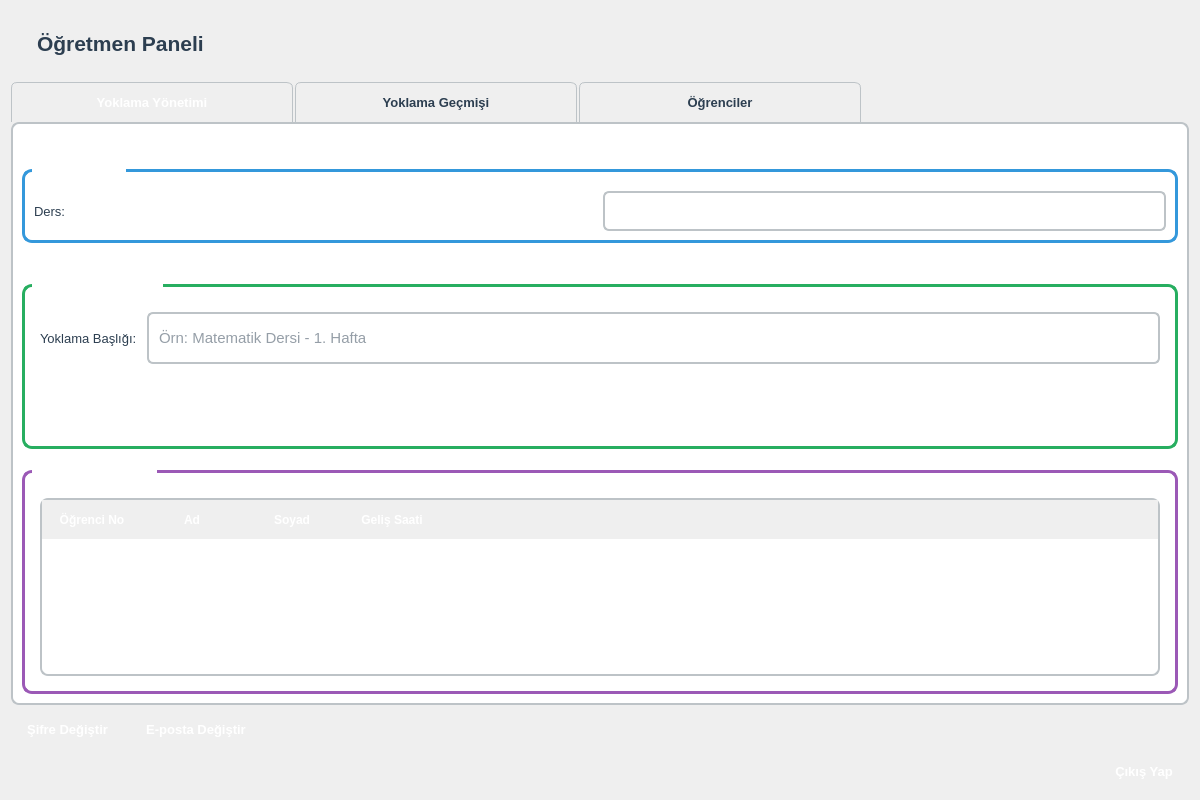
<?xml version="1.0" encoding="UTF-8"?>
<ui version="4.0">
 <class>TeacherWidget</class>
 <widget class="QWidget" name="TeacherWidget">
  <property name="geometry">
   <rect>
    <x>0</x>
    <y>0</y>
    <width>1200</width>
    <height>800</height>
   </rect>
  </property>
  <property name="minimumSize">
   <size>
    <width>900</width>
    <height>600</height>
   </size>
  </property>
  <property name="windowTitle">
   <string>Öğretmen Paneli</string>
  </property>
  <property name="styleSheet">
   <string notr="true">QWidget {
    background: qlineargradient(x1:0, y1:0, x2:1, y2:1,
                               stop:0 #f5f7fa, stop:1 #c3cfe2);
    color: #2c3e50;
    font-family: 'Segoe UI', Arial, sans-serif;
    font-size: 10pt;
}</string>
  </property>
  <layout class="QVBoxLayout" name="verticalLayout">
   <item>
    <widget class="QLabel" name="titleLabel">
     <property name="styleSheet">
      <string notr="true">font-size: 16pt; font-weight: bold; color: #2c3e50; margin: 10px; padding: 10px;</string>
     </property>
     <property name="text">
      <string>Öğretmen Paneli</string>
     </property>
    </widget>
   </item>
   <item>
    <widget class="QTabWidget" name="tabWidget">
     <property name="styleSheet">
      <string notr="true">QTabWidget::pane {
    border: 2px solid #bdc3c7;
    border-radius: 8px;
    background: white;
}

QTabBar::tab {
    background: qlineargradient(x1:0, y1:0, x2:0, y2:1,
                               stop:0 #ecf0f1, stop:1 #bdc3c7);
    border: 1px solid #bdc3c7;
    border-bottom: none;
    border-top-left-radius: 6px;
    border-top-right-radius: 6px;
    padding: 12px 50px;
    margin-right: 2px;
    font-weight: bold;
    color: #2c3e50;
    min-width: 180px;
}

QTabBar::tab:selected {
    background: qlineargradient(x1:0, y1:0, x2:0, y2:1,
                               stop:0 #3498db, stop:1 #2980b9);
    color: white;
}

QTabBar::tab:hover:!selected {
    background: qlineargradient(x1:0, y1:0, x2:0, y2:1,
                               stop:0 #5dade2, stop:1 #3498db);
    color: white;
}</string>
     </property>
     <property name="currentIndex">
      <number>0</number>
     </property>
     <widget class="QWidget" name="attendanceTab">
      <attribute name="title">
       <string>Yoklama Yönetimi</string>
      </attribute>
      <layout class="QVBoxLayout" name="attendanceLayout">
       <item>
        <spacer name="verticalSpacer_8">
         <property name="orientation">
          <enum>Qt::Orientation::Vertical</enum>
         </property>
         <property name="sizeHint" stdset="0">
          <size>
           <width>20</width>
           <height>40</height>
          </size>
         </property>
        </spacer>
       </item>
       <item>
        <widget class="QGroupBox" name="courseGroup">
         <property name="styleSheet">
          <string notr="true">QGroupBox {
    background: rgba(255, 255, 255, 0.95);
    border: 3px solid #3498db;
    border-radius: 10px;
    margin-top: 10px;
    padding-top: 10px;
    font-weight: bold;
    color: #2c3e50;
}

QGroupBox::title {
    subcontrol-origin: margin;
    left: 10px;
    padding: 0 8px 0 8px;
    background: qlineargradient(x1:0, y1:0, x2:0, y2:1,
                               stop:0 #3498db, stop:1 #2980b9);
    color: white;
    border-radius: 5px;
    font-weight: bold;
}</string>
         </property>
         <property name="title">
          <string>Ders Seçimi</string>
         </property>
         <layout class="QGridLayout" name="courseLayout">
          <item row="0" column="0">
           <widget class="QLabel" name="courseSelectionLabel">
            <property name="text">
             <string>Ders:</string>
            </property>
           </widget>
          </item>
          <item row="0" column="1">
           <widget class="QComboBox" name="courseComboBox">
            <property name="styleSheet">
             <string notr="true">QComboBox {
    background: white;
    border: 2px solid #bdc3c7;
    border-radius: 6px;
    padding: 8px;
    font-size: 10pt;
    min-height: 20px;
}

QComboBox::drop-down {
    border: none;
}

QComboBox::down-arrow {
    image: none;
    border-left: 5px solid transparent;
    border-right: 5px solid transparent;
    border-top: 5px solid #2c3e50;
}</string>
            </property>
           </widget>
          </item>
         </layout>
        </widget>
       </item>
       <item>
        <spacer name="verticalSpacer_7">
         <property name="orientation">
          <enum>Qt::Orientation::Vertical</enum>
         </property>
         <property name="sizeHint" stdset="0">
          <size>
           <width>20</width>
           <height>40</height>
          </size>
         </property>
        </spacer>
       </item>
       <item>
        <widget class="QGroupBox" name="attendanceGroup">
         <property name="styleSheet">
          <string notr="true">QGroupBox {
    background: rgba(255, 255, 255, 0.95);
    border: 3px solid #27ae60;
    border-radius: 10px;
    margin-top: 10px;
    padding-top: 10px;
    font-weight: bold;
    color: #2c3e50;
}

QGroupBox::title {
    subcontrol-origin: margin;
    left: 10px;
    padding: 0 8px 0 8px;
    background: qlineargradient(x1:0, y1:0, x2:0, y2:1,
                               stop:0 #27ae60, stop:1 #229954);
    color: white;
    border-radius: 5px;
    font-weight: bold;
}</string>
         </property>
         <property name="title">
          <string>Yoklama Yönetimi</string>
         </property>
         <layout class="QGridLayout" name="attendanceLayout_2">
          <property name="leftMargin">
           <number>15</number>
          </property>
          <property name="topMargin">
           <number>15</number>
          </property>
          <property name="rightMargin">
           <number>15</number>
          </property>
          <property name="bottomMargin">
           <number>15</number>
          </property>
          <property name="spacing">
           <number>10</number>
          </property>
          <item row="0" column="0" colspan="2">
           <layout class="QHBoxLayout" name="titleLayout">
            <property name="spacing">
             <number>10</number>
            </property>
            <item>
             <widget class="QLabel" name="titleLabel_2">
              <property name="text">
               <string>Yoklama Başlığı:</string>
              </property>
             </widget>
            </item>
            <item>
             <widget class="QLineEdit" name="titleEdit">
              <property name="styleSheet">
               <string notr="true">QLineEdit {
    background: white;
    border: 2px solid #bdc3c7;
    border-radius: 6px;
    padding: 8px;
    font-size: 11pt;
    min-height: 32px;
}

QLineEdit:focus {
    border: 2px solid #3498db;
}</string>
              </property>
              <property name="placeholderText">
               <string>Örn: Matematik Dersi - 1. Hafta</string>
              </property>
             </widget>
            </item>
           </layout>
          </item>
          <item row="1" column="0" colspan="2">
           <spacer name="verticalSpacerYonetim1">
            <property name="orientation">
             <enum>Qt::Orientation::Vertical</enum>
            </property>
            <property name="sizeHint" stdset="0">
             <size>
              <width>20</width>
              <height>15</height>
             </size>
            </property>
           </spacer>
          </item>
          <item row="2" column="0" colspan="2">
           <layout class="QHBoxLayout" name="attendanceButtonLayout">
            <property name="spacing">
             <number>20</number>
            </property>
            <property name="leftMargin">
             <number>10</number>
            </property>
            <property name="topMargin">
             <number>5</number>
            </property>
            <property name="rightMargin">
             <number>10</number>
            </property>
            <property name="bottomMargin">
             <number>5</number>
            </property>
            <item>
             <widget class="QPushButton" name="startButton">
              <property name="sizePolicy">
               <sizepolicy hsizetype="Fixed" vsizetype="Fixed">
                <horstretch>0</horstretch>
                <verstretch>0</verstretch>
               </sizepolicy>
              </property>
              <property name="styleSheet">
               <string notr="true">QPushButton {
    background: qlineargradient(x1:0, y1:0, x2:0, y2:1,
                               stop:0 #27ae60, stop:1 #229954);
    border: none;
    border-radius: 8px;
    color: white;
    padding: 8px 16px;
    font-weight: bold;
    font-size: 10pt;
    min-height: 20px;
    min-width: 120px;
}

QPushButton:hover {
    background: qlineargradient(x1:0, y1:0, x2:0, y2:1,
                               stop:0 #2ecc71, stop:1 #27ae60);
}

QPushButton:disabled {
    background: #bdc3c7;
    color: #7f8c8d;
}</string>
              </property>
              <property name="text">
               <string>Yoklamayı Başlat</string>
              </property>
              <property name="autoDefault">
               <bool>true</bool>
              </property>
             </widget>
            </item>
            <item>
             <spacer name="horizontalSpacerYonetim1">
              <property name="orientation">
               <enum>Qt::Orientation::Horizontal</enum>
              </property>
              <property name="sizeHint" stdset="0">
               <size>
                <width>40</width>
                <height>20</height>
               </size>
              </property>
             </spacer>
            </item>
            <item>
             <widget class="QPushButton" name="endButton">
              <property name="sizePolicy">
               <sizepolicy hsizetype="Preferred" vsizetype="Preferred">
                <horstretch>0</horstretch>
                <verstretch>0</verstretch>
               </sizepolicy>
              </property>
              <property name="styleSheet">
               <string notr="true">QPushButton {
    background: qlineargradient(x1:0, y1:0, x2:0, y2:1,
                               stop:0 #e74c3c, stop:1 #c0392b);
    border: none;
    border-radius: 8px;
    color: white;
    padding: 8px 16px;
    font-weight: bold;
    font-size: 10pt;
    min-height: 20px;
    min-width: 120px;
}

QPushButton:hover {
    background: qlineargradient(x1:0, y1:0, x2:0, y2:1,
                               stop:0 #ec7063, stop:1 #e74c3c);
}

QPushButton:disabled {
    background: #bdc3c7;
    color: #7f8c8d;
}</string>
              </property>
              <property name="text">
               <string>Yoklamayı Bitir</string>
              </property>
              <property name="autoDefault">
               <bool>true</bool>
              </property>
             </widget>
            </item>
           </layout>
          </item>
          <item row="3" column="0" colspan="2">
           <spacer name="verticalSpacerYonetim2">
            <property name="orientation">
             <enum>Qt::Orientation::Vertical</enum>
            </property>
            <property name="sizeHint" stdset="0">
             <size>
              <width>20</width>
              <height>10</height>
             </size>
            </property>
           </spacer>
          </item>
         </layout>
        </widget>
       </item>
       <item>
        <spacer name="verticalSpacer_2">
         <property name="orientation">
          <enum>Qt::Orientation::Vertical</enum>
         </property>
         <property name="sizeHint" stdset="0">
          <size>
           <width>20</width>
           <height>20</height>
          </size>
         </property>
        </spacer>
       </item>
       <item>
        <widget class="QGroupBox" name="currentAttendanceGroup">
         <property name="styleSheet">
          <string notr="true">QGroupBox {
    background: rgba(255, 255, 255, 0.95);
    border: 3px solid #9b59b6;
    border-radius: 10px;
    margin-top: 10px;
    padding-top: 10px;
    font-weight: bold;
    color: #2c3e50;
}

QGroupBox::title {
    subcontrol-origin: margin;
    left: 10px;
    padding: 0 8px 0 8px;
    background: qlineargradient(x1:0, y1:0, x2:0, y2:1,
                               stop:0 #9b59b6, stop:1 #8e44ad);
    color: white;
    border-radius: 5px;
    font-weight: bold;
}</string>
         </property>
         <property name="title">
          <string>Gelen Öğrenciler</string>
         </property>
         <layout class="QVBoxLayout" name="currentAttendanceLayout">
          <property name="leftMargin">
           <number>15</number>
          </property>
          <property name="topMargin">
           <number>15</number>
          </property>
          <property name="rightMargin">
           <number>15</number>
          </property>
          <property name="bottomMargin">
           <number>15</number>
          </property>
          <item>
           <widget class="QTableWidget" name="currentAttendanceTable">
            <property name="styleSheet">
             <string notr="true">QTableWidget {
    background: white;
    alternate-background-color: #f8f9fa;
    border: 2px solid #bdc3c7;
    border-radius: 8px;
    gridline-color: #ecf0f1;
    selection-background-color: #3498db;
    selection-color: white;
    font-size: 9pt;
}

QTableWidget::item {
    padding: 8px;
    border-bottom: 1px solid #ecf0f1;
}

QTableWidget::item:selected {
    background: qlineargradient(x1:0, y1:0, x2:0, y2:1,
                               stop:0 #3498db, stop:1 #2980b9);
    color: white;
}

QTableWidget::item:hover {
    background: #e8f4fd;
}

QHeaderView::section {
    background: qlineargradient(x1:0, y1:0, x2:0, y2:1,
                               stop:0 #34495e, stop:1 #2c3e50);
    color: white;
    padding: 10px;
    border: none;
    font-weight: bold;
    font-size: 9pt;
}</string>
            </property>
            <column>
             <property name="text">
              <string>Öğrenci No</string>
             </property>
            </column>
            <column>
             <property name="text">
              <string>Ad</string>
             </property>
            </column>
            <column>
             <property name="text">
              <string>Soyad</string>
             </property>
            </column>
            <column>
             <property name="text">
              <string>Geliş Saati</string>
             </property>
            </column>
           </widget>
          </item>
         </layout>
        </widget>
       </item>
      </layout>
     </widget>
     <widget class="QWidget" name="historyTab">
      <attribute name="title">
       <string>Yoklama Geçmişi</string>
      </attribute>
      <layout class="QVBoxLayout" name="historyLayout">
       <item>
        <widget class="QGroupBox" name="historyCourseGroup">
         <property name="styleSheet">
          <string notr="true">QGroupBox {
    background: rgba(255, 255, 255, 0.95);
    border: 3px solid #3498db;
    border-radius: 10px;
    margin-top: 10px;
    padding-top: 10px;
    font-weight: bold;
    color: #2c3e50;
}

QGroupBox::title {
    subcontrol-origin: margin;
    left: 10px;
    padding: 0 8px 0 8px;
    background: qlineargradient(x1:0, y1:0, x2:0, y2:1,
                               stop:0 #3498db, stop:1 #2980b9);
    color: white;
    border-radius: 5px;
    font-weight: bold;
}</string>
         </property>
         <property name="title">
          <string>Ders Seçimi</string>
         </property>
         <layout class="QGridLayout" name="historyCourseLayout">
          <item row="0" column="0">
           <widget class="QLabel" name="historyCourseSelectionLabel">
            <property name="text">
             <string>Ders:</string>
            </property>
           </widget>
          </item>
          <item row="0" column="1">
           <widget class="QComboBox" name="historyCourseComboBox">
            <property name="styleSheet">
             <string notr="true">QComboBox {
    background: white;
    border: 2px solid #bdc3c7;
    border-radius: 6px;
    padding: 8px;
    font-size: 10pt;
    min-height: 20px;
}

QComboBox::drop-down {
    border: none;
}

QComboBox::down-arrow {
    image: none;
    border-left: 5px solid transparent;
    border-right: 5px solid transparent;
    border-top: 5px solid #2c3e50;
}</string>
            </property>
           </widget>
          </item>
         </layout>
        </widget>
       </item>
       <item>
        <spacer name="verticalSpacerHistory">
         <property name="orientation">
          <enum>Qt::Orientation::Vertical</enum>
         </property>
         <property name="sizeType">
          <enum>QSizePolicy::Fixed</enum>
         </property>
         <property name="sizeHint" stdset="0">
          <size>
           <width>20</width>
           <height>10</height>
          </size>
         </property>
        </spacer>
       </item>
       <item>
        <widget class="QGroupBox" name="historyGroup">
         <property name="styleSheet">
          <string notr="true">QGroupBox {
    background: rgba(255, 255, 255, 0.95);
    border: 3px solid #34495e;
    border-radius: 10px;
    margin-top: 10px;
    padding-top: 10px;
    font-weight: bold;
    color: #2c3e50;
}

QGroupBox::title {
    subcontrol-origin: margin;
    left: 10px;
    padding: 0 8px 0 8px;
    background: qlineargradient(x1:0, y1:0, x2:0, y2:1,
                               stop:0 #34495e, stop:1 #2c3e50);
    color: white;
    border-radius: 5px;
    font-weight: bold;
}</string>
         </property>
         <property name="title">
          <string>Yoklama Geçmişi</string>
         </property>
         <layout class="QVBoxLayout" name="historyLayout_2">
          <item>
           <widget class="QTableWidget" name="historyTable">
            <property name="styleSheet">
             <string notr="true">QTableWidget {
    background: white;
    border: 2px solid #bdc3c7;
    border-radius: 8px;
    gridline-color: #ecf0f1;
    selection-background-color: #3498db;
    selection-color: white;
    alternate-background-color: #f8f9fa;
}

QTableWidget::item {
    padding: 8px;
    border-bottom: 1px solid #ecf0f1;
}

QTableWidget::item:selected {
    background-color: #3498db;
    color: white;
}

QHeaderView::section {
    background: qlineargradient(x1:0, y1:0, x2:0, y2:1,
                               stop:0 #34495e, stop:1 #2c3e50);
    color: white;
    padding: 10px;
    border: none;
    font-weight: bold;
    font-size: 10pt;
}

QHeaderView::section:hover {
    background: qlineargradient(x1:0, y1:0, x2:0, y2:1,
                               stop:0 #5dade2, stop:1 #3498db);
}</string>
            </property>
            <column>
             <property name="text">
              <string>Başlık</string>
             </property>
            </column>
            <column>
             <property name="text">
              <string>Ders</string>
             </property>
            </column>
            <column>
             <property name="text">
              <string>Tarih</string>
             </property>
            </column>
            <column>
             <property name="text">
              <string>Durum</string>
             </property>
            </column>
            <column>
             <property name="text">
              <string>Öğrenci Sayısı</string>
             </property>
            </column>
            <column>
             <property name="text">
              <string>İşlemler</string>
             </property>
            </column>
           </widget>
          </item>
         </layout>
        </widget>
       </item>
      </layout>
     </widget>
     <widget class="QWidget" name="studentsTab">
      <attribute name="title">
       <string>Öğrenciler</string>
      </attribute>
      <layout class="QVBoxLayout" name="studentsLayout">
       <item>
        <widget class="QGroupBox" name="studentsCourseGroup">
         <property name="styleSheet">
          <string notr="true">QGroupBox {
    background: rgba(255, 255, 255, 0.95);
    border: 3px solid #3498db;
    border-radius: 10px;
    margin-top: 10px;
    padding-top: 10px;
    font-weight: bold;
    color: #2c3e50;
}

QGroupBox::title {
    subcontrol-origin: margin;
    left: 10px;
    padding: 0 8px 0 8px;
    background: qlineargradient(x1:0, y1:0, x2:0, y2:1,
                               stop:0 #3498db, stop:1 #2980b9);
    color: white;
    border-radius: 5px;
    font-weight: bold;
}</string>
         </property>
         <property name="title">
          <string>Ders Seçimi</string>
         </property>
         <layout class="QGridLayout" name="studentsCourseLayout">
          <item row="0" column="0">
           <widget class="QLabel" name="studentsCourseSelectionLabel">
            <property name="text">
             <string>Ders:</string>
            </property>
           </widget>
          </item>
          <item row="0" column="1">
           <widget class="QComboBox" name="studentsCourseComboBox">
            <property name="styleSheet">
             <string notr="true">QComboBox {
    background: white;
    border: 2px solid #bdc3c7;
    border-radius: 6px;
    padding: 8px;
    font-size: 10pt;
    min-height: 20px;
}

QComboBox::drop-down {
    border: none;
}

QComboBox::down-arrow {
    image: none;
    border-left: 5px solid transparent;
    border-right: 5px solid transparent;
    border-top: 5px solid #2c3e50;
}</string>
            </property>
           </widget>
          </item>
          <item row="0" column="2">
           <widget class="QPushButton" name="addStudentButton">
            <property name="styleSheet">
             <string notr="true">QPushButton {
    background: qlineargradient(x1:0, y1:0, x2:0, y2:1,
                               stop:0 #27ae60, stop:1 #229954);
    border: none;
    border-radius: 8px;
    color: white;
    padding: 8px 16px;
    font-weight: bold;
    font-size: 10pt;
    min-height: 20px;
    min-width: 120px;
}

QPushButton:hover {
    background: qlineargradient(x1:0, y1:0, x2:0, y2:1,
                               stop:0 #2ecc71, stop:1 #27ae60);
}

QPushButton:disabled {
    background: #bdc3c7;
    color: #7f8c8d;
}</string>
            </property>
            <property name="text">
             <string>Öğrenci Ekle</string>
            </property>
           </widget>
          </item>
         </layout>
        </widget>
       </item>
       <item>
        <spacer name="verticalSpacerStudents">
         <property name="orientation">
          <enum>Qt::Orientation::Vertical</enum>
         </property>
         <property name="sizeType">
          <enum>QSizePolicy::Fixed</enum>
         </property>
         <property name="sizeHint" stdset="0">
          <size>
           <width>20</width>
           <height>10</height>
          </size>
         </property>
        </spacer>
       </item>
       <item>
        <widget class="QGroupBox" name="enrolledStudentsGroup">
         <property name="styleSheet">
          <string notr="true">QGroupBox {
    background: rgba(255, 255, 255, 0.95);
    border: 3px solid #3498db;
    border-radius: 10px;
    margin-top: 10px;
    padding-top: 10px;
    font-weight: bold;
    color: #2c3e50;
}

QGroupBox::title {
    subcontrol-origin: margin;
    left: 10px;
    padding: 0 8px 0 8px;
    background: qlineargradient(x1:0, y1:0, x2:0, y2:1,
                               stop:0 #3498db, stop:1 #2980b9);
    color: white;
    border-radius: 5px;
    font-weight: bold;
}</string>
         </property>
         <property name="title">
          <string>Derse Kayıtlı Öğrenciler</string>
         </property>
         <layout class="QVBoxLayout" name="enrolledStudentsLayout">
          <property name="leftMargin">
           <number>15</number>
          </property>
          <property name="topMargin">
           <number>15</number>
          </property>
          <property name="rightMargin">
           <number>15</number>
          </property>
          <property name="bottomMargin">
           <number>15</number>
          </property>
          <item>
           <widget class="QTableWidget" name="enrolledStudentsTable">
            <property name="styleSheet">
             <string notr="true">QTableWidget {
    background: white;
    alternate-background-color: #f8f9fa;
    border: 2px solid #bdc3c7;
    border-radius: 8px;
    gridline-color: #ecf0f1;
    selection-background-color: #3498db;
    selection-color: white;
    font-size: 9pt;
}

QTableWidget::item {
    padding: 8px;
    border-bottom: 1px solid #ecf0f1;
}

QTableWidget::item:selected {
    background: qlineargradient(x1:0, y1:0, x2:0, y2:1,
                               stop:0 #3498db, stop:1 #2980b9);
    color: white;
}

QTableWidget::item:hover {
    background: #e8f4fd;
}

QHeaderView::section {
    background: qlineargradient(x1:0, y1:0, x2:0, y2:1,
                               stop:0 #34495e, stop:1 #2c3e50);
    color: white;
    padding: 10px;
    border: none;
    font-weight: bold;
    font-size: 9pt;
}</string>
            </property>
            <column>
             <property name="text">
              <string>Öğrenci No</string>
             </property>
            </column>
            <column>
             <property name="text">
              <string>Ad</string>
             </property>
            </column>
            <column>
             <property name="text">
              <string>Soyad</string>
             </property>
            </column>
            <column>
             <property name="text">
              <string>Durum</string>
             </property>
            </column>
           </widget>
          </item>
         </layout>
        </widget>
       </item>
      </layout>
     </widget>
    </widget>
   </item>
   <item>
    <layout class="QHBoxLayout" name="profileLayout">
     <item>
      <widget class="QPushButton" name="changePasswordButton">
       <property name="styleSheet">
        <string notr="true">QPushButton {
    background: qlineargradient(x1:0, y1:0, x2:0, y2:1,
                               stop:0 #f39c12, stop:1 #e67e22);
    border: none;
    border-radius: 8px;
    color: white;
    padding: 8px 16px;
    font-weight: bold;
    font-size: 10pt;
    min-height: 20px;
}

QPushButton:hover {
    background: qlineargradient(x1:0, y1:0, x2:0, y2:1,
                               stop:0 #f1c40f, stop:1 #f39c12);
}</string>
       </property>
       <property name="text">
        <string>Şifre Değiştir</string>
       </property>
      </widget>
     </item>
     <item>
      <widget class="QPushButton" name="changeEmailButton">
       <property name="styleSheet">
        <string notr="true">QPushButton {
    background: qlineargradient(x1:0, y1:0, x2:0, y2:1,
                               stop:0 #9b59b6, stop:1 #8e44ad);
    border: none;
    border-radius: 8px;
    color: white;
    padding: 8px 16px;
    font-weight: bold;
    font-size: 10pt;
    min-height: 20px;
}

QPushButton:hover {
    background: qlineargradient(x1:0, y1:0, x2:0, y2:1,
                               stop:0 #bb8fce, stop:1 #9b59b6);
}</string>
       </property>
       <property name="text">
        <string>E-posta Değiştir</string>
       </property>
      </widget>
     </item>
     <item>
      <spacer name="horizontalSpacer">
       <property name="orientation">
        <enum>Qt::Orientation::Horizontal</enum>
       </property>
       <property name="sizeHint" stdset="0">
        <size>
         <width>40</width>
         <height>20</height>
        </size>
       </property>
      </spacer>
     </item>
    </layout>
   </item>
   <item>
    <layout class="QHBoxLayout" name="buttonLayout">
     <item>
      <spacer name="horizontalSpacer_2">
       <property name="orientation">
        <enum>Qt::Orientation::Horizontal</enum>
       </property>
       <property name="sizeHint" stdset="0">
        <size>
         <width>40</width>
         <height>20</height>
        </size>
       </property>
      </spacer>
     </item>
     <item>
      <widget class="QPushButton" name="logoutButton">
       <property name="styleSheet">
        <string notr="true">QPushButton {
    background: qlineargradient(x1:0, y1:0, x2:0, y2:1,
                               stop:0 #e74c3c, stop:1 #c0392b);
    border: none;
    border-radius: 8px;
    color: white;
    padding: 8px 16px;
    font-weight: bold;
    font-size: 10pt;
    min-height: 20px;
}

QPushButton:hover {
    background: qlineargradient(x1:0, y1:0, x2:0, y2:1,
                               stop:0 #ec7063, stop:1 #e74c3c);
}</string>
       </property>
       <property name="text">
        <string>Çıkış Yap</string>
       </property>
      </widget>
     </item>
    </layout>
   </item>
  </layout>
 </widget>
 <resources/>
 <connections/>
</ui>
